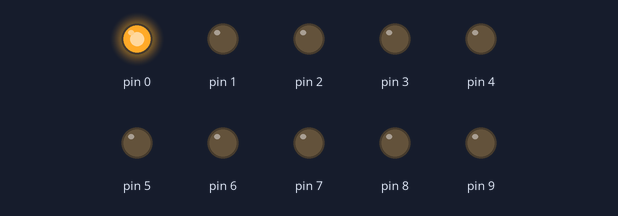
The sketch below on a simulated Arduino Uno, built with avr-gcc and run on an emulated ATmega328P. Parts: output pins drawn as LEDs (lit = HIGH).

Above: at 0.05 s.
At 0.35 s:
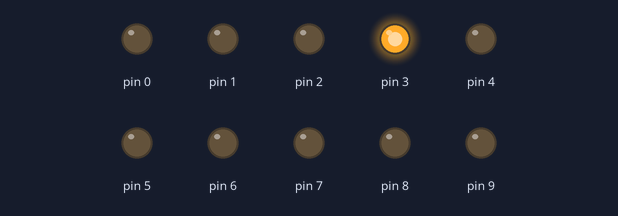
At 0.75 s:
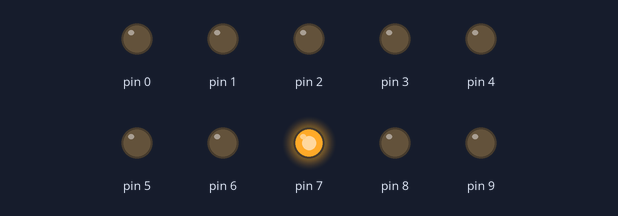
At 1.45 s:
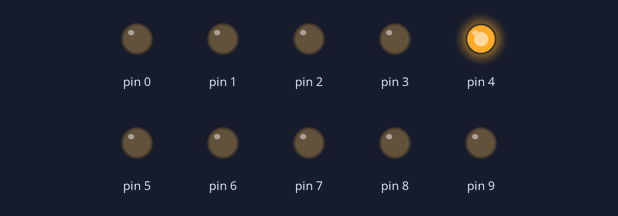
At 2.15 s:
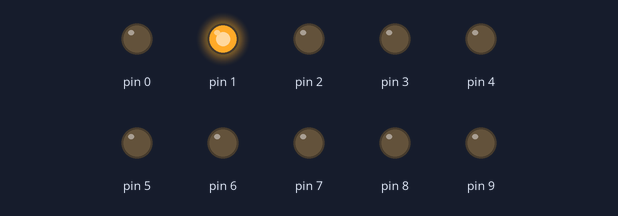
At 2.85 s:
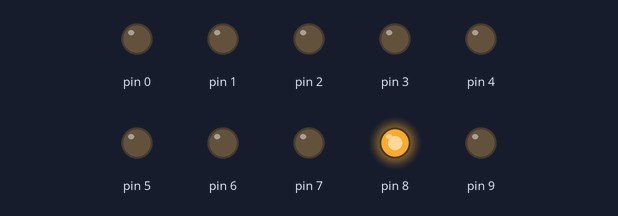
Timing chart, 0 to 3.1 s (numbered marks = the images above):
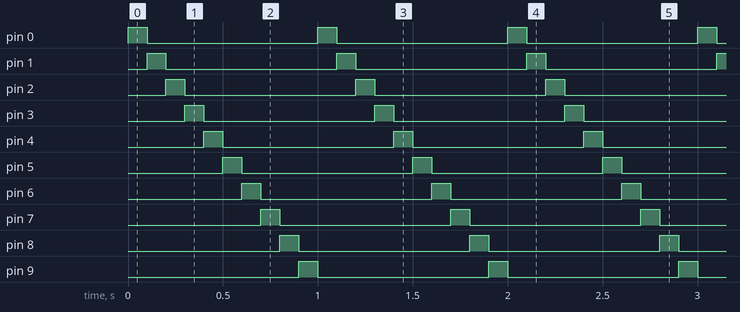

The sketch:

for_eight_leds.ino
```cpp
void setup()
{
  for (int thisPin = 0; thisPin <= 9; thisPin++)
  {
    pinMode(thisPin, OUTPUT);
  }
}

void loop()
{
  for (int thisPin = 0; thisPin <= 9; thisPin++)
  {
    digitalWrite(thisPin, HIGH);
    delay(100);
    digitalWrite(thisPin, LOW);
  }
}
```

Measured:
- by itself, pin 0–9: alternates HIGH for 0.10 s and LOW for 0.90 s
- by itself, everything shown: repeats every 1.0 s, in 10 steps
